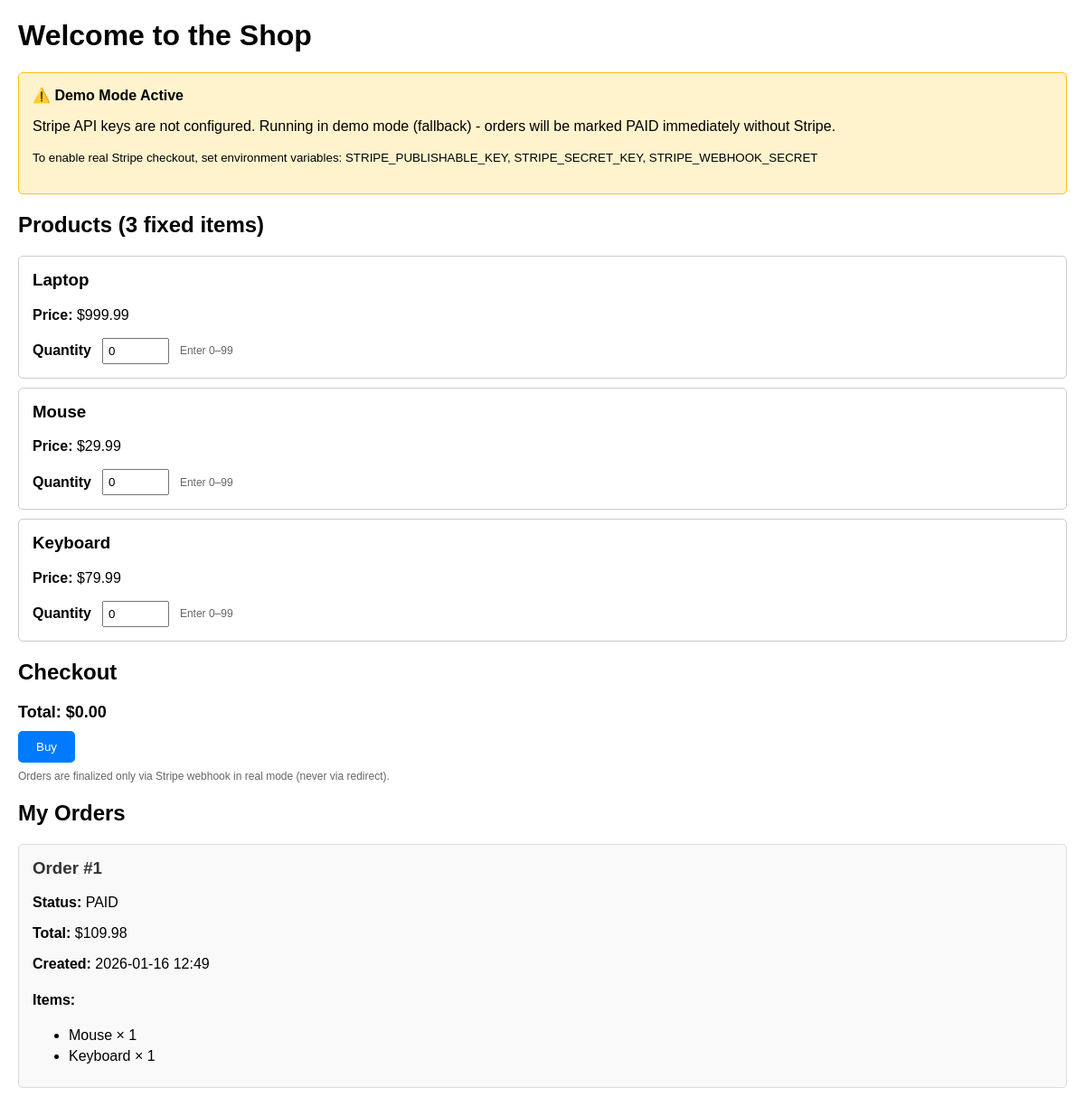
The page / on the database its author committed.
### core/models.py (models this page shows, shortened)
class Product(models.Model):
    name = models.CharField(max_length=255)
    price_cents = models.IntegerField()  # Price in cents
    class Meta:
        ordering = ['id']

class Order(models.Model):
    STATUS_PENDING = 'PENDING'
    STATUS_PAID = 'PAID'
    STATUS_FAILED = 'FAILED'
    STATUS_CHOICES = [
        (STATUS_PENDING, 'Pending'),
        (STATUS_PAID, 'Paid'),
        (STATUS_FAILED, 'Failed'),
    ]
    session_id = models.CharField(max_length=255, unique=True)
    status = models.CharField(max_length=20, choices=STATUS_CHOICES, default=STATUS_PENDING)
    total_cents = models.IntegerField()
    created_at = models.DateTimeField(auto_now_add=True)
    class Meta:
        ordering = ['-created_at']

class OrderItem(models.Model):
    order = models.ForeignKey(Order, on_delete=models.CASCADE, related_name='items')
    product = models.ForeignKey(Product, on_delete=models.PROTECT)
    quantity = models.IntegerField()
    class Meta:
        unique_together = ['order', 'product']

### core/views.py (the view)
# urls.py: path('', views.index, name='index'),
@ensure_csrf_cookie
def index(request):
    products = list(Product.objects.order_by('id')[:3])
    for p in products:
        p.price_display = f"{p.price_cents / 100:.2f}"
    paid_orders = list(
        Order.objects.filter(status=Order.STATUS_PAID).prefetch_related('items__product')
    )
    for o in paid_orders:
        o.total_display = f"{o.total_cents / 100:.2f}"
    stripe_configured = settings.STRIPE_KEY_PRESENT
    demo_mode = settings.STRIPE_DEMO_MODE
    return render(request, 'core/index.html', {
        'products': products,
        'orders': paid_orders,
        'stripe_public_key': settings.STRIPE_PUBLISHABLE_KEY if stripe_configured else 'pk_demo_mode',
        'stripe_configured': stripe_configured,
        'demo_mode': demo_mode,
    })

### core/templates/core/index.html (shortened to what this page needs)
<!DOCTYPE html>
<html lang="en">
<head>
</head>
<body>
    <h1>Welcome to the Shop</h1>
    {% if demo_mode %}
    <div style="background-color: #fff3cd; border: 1px solid #ffc107; padding: 15px; margin-bottom: 20px; border-radius: 5px;">
        <strong>⚠️ Demo Mode Active</strong>
        <p>Stripe API keys are not configured. Running in demo mode (fallback) - orders will be marked PAID immediately without Stripe.</p>
        <p><small>To enable real Stripe checkout, set environment variables: STRIPE_PUBLISHABLE_KEY, STRIPE_SECRET_KEY, STRIPE_WEBHOOK_SECRET</small></p>
    </div>
    {% endif %}
    <section id="products">
        <h2>Products (3 fixed items)</h2>
        {% for product in products %}
            <div class="product-card">
                <h3>{{ product.name }}</h3>
                <p><strong>Price:</strong> ${{ product.price_display }}</p>
                <div class="qty-row">
                    <label for="qty-{{ product.id }}"><strong>Quantity</strong></label>
                    <input
                        type="number"
                        id="qty-{{ product.id }}"
                        class="quantity-input"
                        data-product-id="{{ product.id }}"
                        data-price-cents="{{ product.price_cents }}"
                        min="0"
                        value="0"
                    >
                    <span class="muted">Enter 0–99</span>
                </div>
            </div>
        {% empty %}
            <p>No products available.</p>
        {% endfor %}
    </section>
    <section id="checkout">
        <h2>Checkout</h2>
        <div id="cart-total">Total: $0.00</div>
        <button id="checkout-button" onclick="checkout()">Buy</button>
        <div class="muted" style="margin-top: 8px;">
            Orders are finalized only via Stripe webhook in real mode (never via redirect).
        </div>
    </section>
    <section id="orders">
        <h2>My Orders</h2>
        {% if orders %}
            {% for order in orders %}
                <div class="order-card">
                    <h3>Order #{{ order.id }}</h3>
                    <p><strong>Status:</strong> {{ order.status }}</p>
                    <p><strong>Total:</strong> ${{ order.total_display }}</p>
                    <p><strong>Created:</strong> {{ order.created_at|date:"Y-m-d H:i" }}</p>
                    <h4>Items:</h4>
                    <ul>
                        {% for item in order.items.all %}
                            <li>{{ item.product.name }} × {{ item.quantity }}</li>
                        {% endfor %}
                    </ul>
                </div>
            {% endfor %}
        {% else %}
            <p>No orders yet.</p>
        {% endif %}
    </section>
</body>
</html>

### core/templates/core/index.html (style rules this page uses)
body { font-family: Arial, sans-serif; margin: 20px; }
.product-card { border: 1px solid #ccc; padding: 15px; margin: 10px 0; border-radius: 5px; }
.product-card h3 { margin-top: 0; }
input[type="number"] { width: 60px; padding: 5px; }
button { padding: 10px 20px; background-color: #007bff; color: white; border: none; border-radius: 5px; cursor: pointer; }
.order-card { border: 1px solid #ddd; padding: 15px; margin: 10px 0; border-radius: 5px; background-color: #f9f9f9; }
.order-card h3 { margin-top: 0; color: #333; }
.order-card ul { margin: 10px 0; }
.order-card li { margin: 5px 0; }
#cart-total { font-size: 18px; font-weight: bold; margin: 10px 0; }
.qty-row { display: flex; align-items: center; gap: 12px; margin-top: 8px; }
.muted { color: #666; font-size: 12px; }

### rows shown on the page
Product: name "Laptop", price_display "999.99"
Product: name "Mouse", price_display "29.99"
Product: name "Keyboard", price_display "79.99"
Order: id "1", status "PAID", total_display "109.98", created_at "2026-01-16 12:49"
OrderItem: product.name "Mouse", quantity "1"
OrderItem: product.name "Keyboard", quantity "1"
